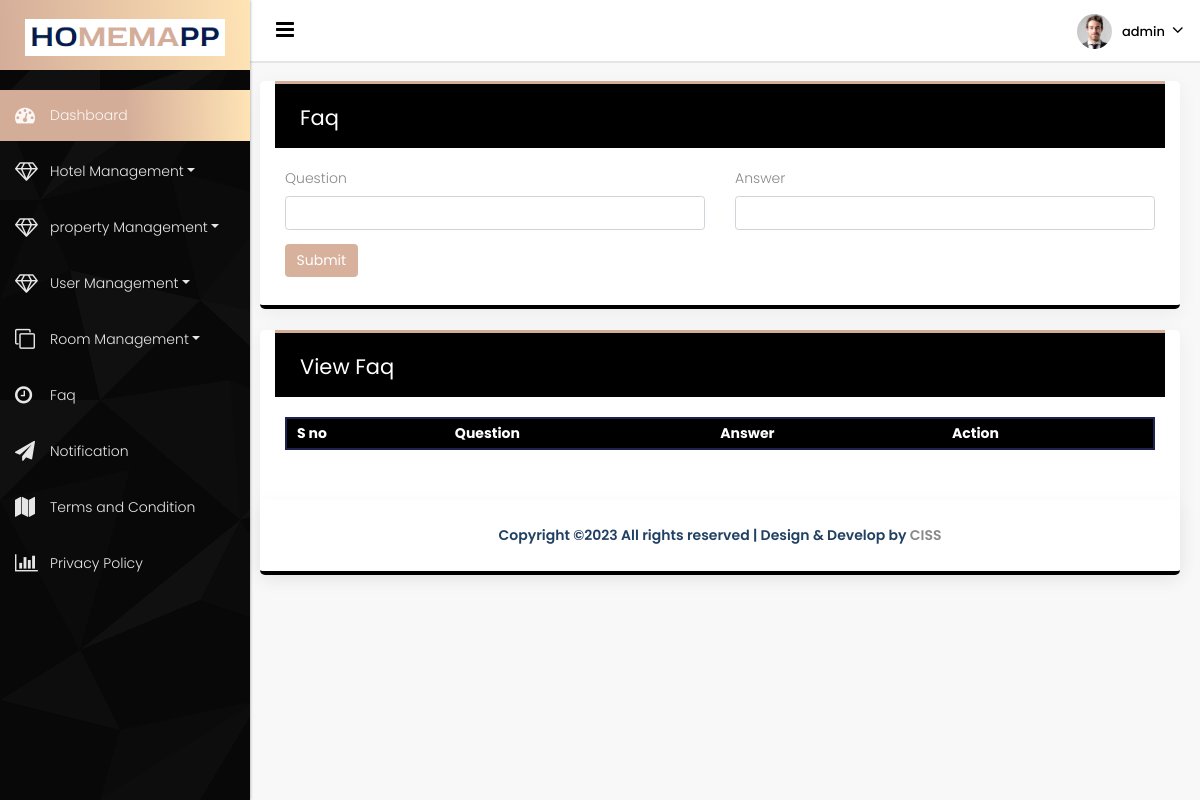
The page /Faq (signed in) on the database as committed earlier.
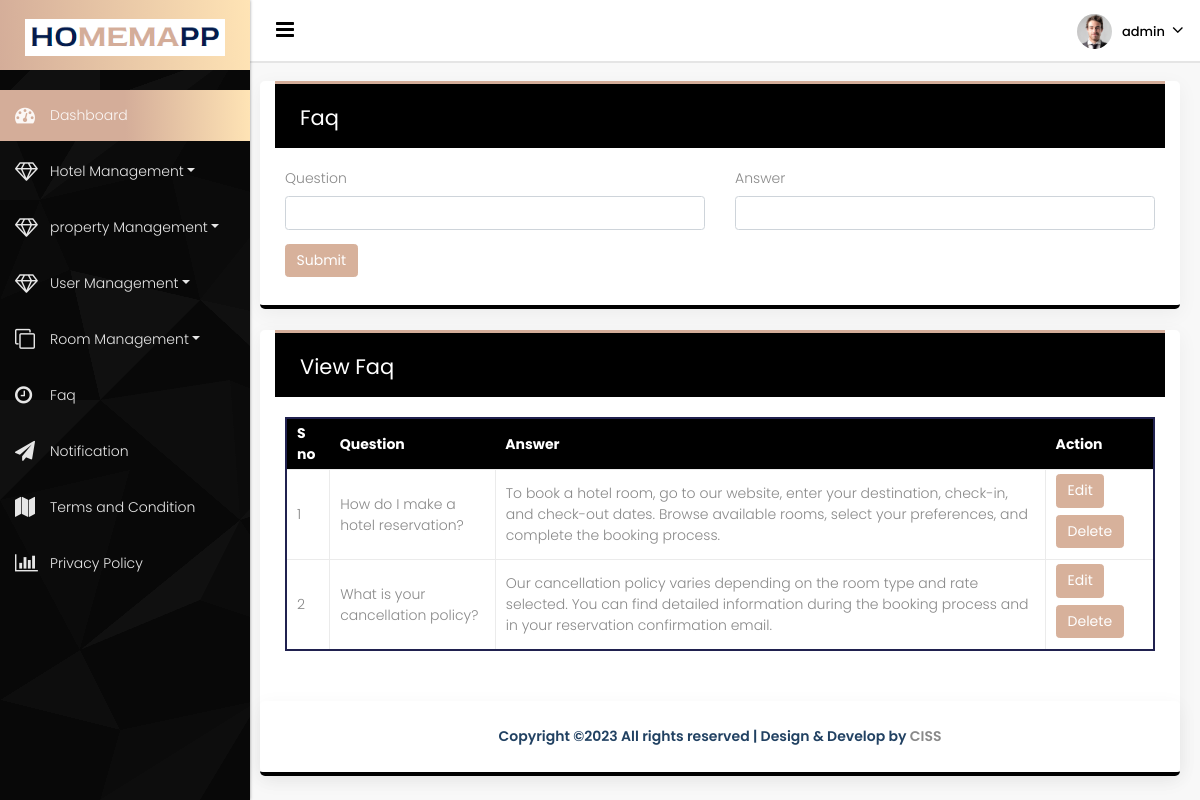
The same page on the database as committed later.
### app/models.py (models this page shows, shortened)
class Faq(models.Model):
    question=models.CharField(max_length=500)
    answer=models.CharField(max_length=2000)

### app/user_views.py (the view, shortened to what this page needs)
# urls.py: path('Faq',user_views.faq_view,name='Faq'),
@login_required(login_url='login_user')
def faq_view(request):
    faq_form=Faqform(request.POST)
    faqs=Faq.objects.all()
    return render(request,'Owner/faq.html',{'faq_form':faq_form,'faqs':faqs})

### app/forms.py
class Faqform(forms.ModelForm):
    class Meta:
        model = Faq
        fields = "__all__"
        widgets = {
            'question': forms.TextInput(attrs={'class': 'form-control'}),
            'answer': forms.TextInput(attrs={'class': 'form-control'}),
        }

### templates/Owner/faq.html (shortened to what the changed rows need)
{% extends "Owner/base.html" %}
{% load static %}
{% block content %}
   <body class="dashboard dashboard_1">
      <div class="full_container">
         <div class="inner_container">
             <div id="content">
               <div class="midde_cont mt-4">
                  <div class="container-fluid">
                     <div class="row">
                       <div class="white_shd full">
                              <div class="full graph_head">
                                 <div class="heading1 margin_0">
                                    <h2>Faq</h2>
                                 </div>
                              </div>
                           </div>
                     </div>
            <div class="row mt-4">
               <div class="white_shd full">
                      <div class="full graph_head">
                         <div class="heading1 margin_0">
                            <h2>View Faq</h2>
                         </div>
                      </div>
                    <div class="users-forms">
                    <div class="row">
                       <div class="col-md-12">
                            <div class="user-table">
                       <div class="datatables">
                            <table id="example" class="display" style="width:100%;    border: 2px solid #20214f;">
                                <thead>
                                    <tr>
                                        <th>S no</th>
                                        <th>Question</th>
                                        <th>Answer</th>
                                         <th>Action</th>
                                    </tr>
                                </thead>
                                <tbody>
                                 {% for faq in faqs %}
                                    <tr class="even">
                                        <td>{{forloop.counter}}</td>
                                        <td>{{faq.question}}</td>
                                        <td>{{faq.answer}}</td>
                                     <td>
                                <button class="btn btn-primary mb-2"><a class="edit-btn" href="{% url 'edit_faq' id=faq.id%}">Edit</a></button>
                                 <button class="btn btn-primary mb-2"><a class="edit-btn" href="{% url 'delete_faq' id=faq.id%}">Delete</a></button>
                             </td>
                                    </tr>
                                    {% endfor %}
                                </tbody>
                                </table>
                           </div>
             </div>
                  </div>
               </div>
            </div>
         </div>
      </div>
{% endblock %}

Rows that differ between the two databases and show on the page:
added Faq: question "How do I make a hotel reservation?", answer "To book a hotel room, go to our website, enter your destination, check-in, and check-out dates. Browse available rooms, select your preferences, and complete the booking process."
added Faq: question "What is your cancellation policy?", answer "Our cancellation policy varies depending on the room type and rate selected. You can find detailed information during the booking process and in your reservation confirmation email."
